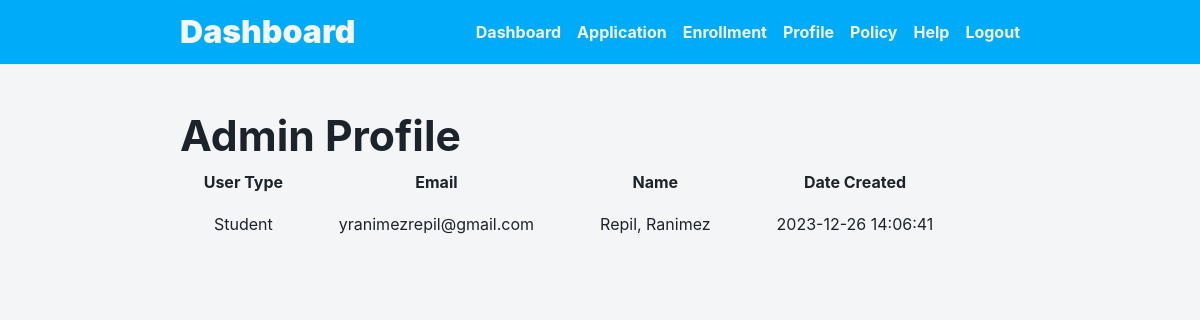
The page /src/modules/dashboard/admin_profile.php (signed in) on the database as committed earlier.
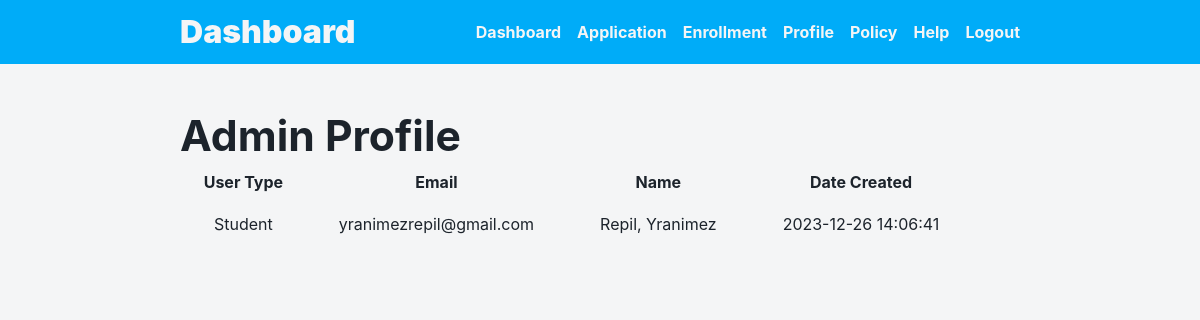
The same page on the database as committed later.
### tables this page shows
CREATE TABLE `users` (
  `User_ID` bigint(20) NOT NULL,
  `First_Name` varchar(100) NOT NULL,
  `Last_Name` varchar(100) NOT NULL,
  `Email` varchar(255) NOT NULL,
  `Password` varchar(255) NOT NULL,
  `User_Type` enum('Student','Administrator','','') NOT NULL DEFAULT 'Student',
  `Date_Created` timestamp NOT NULL DEFAULT current_timestamp()
);

### config.php (called while the page is built, shortened)
<?php
$_C2_style_css = '../../../style.css';
$_C2_button_css = '../../css/button.css';
$_C2_forms_css = '../../css/forms.css';
$_C2_icon_css = '../../css/icon.css';
$_C2_module_css = '../../css/module.css';
$_C2_navbar_css = '../../css/navbar.css';

### src/process/session.php (called while the page is built, shortened)
<?php
if (isset($_SESSION['user_id'])) {
    $sql = "SELECT * FROM users WHERE User_ID = {$_SESSION['user_id']}";
    $result = $mysqli->query($sql);
    $user = $result->fetch_assoc();
}

### src/modules/dashboard/admin_profile.php (the view, shortened to what this page needs)
<?php include '../../../config.php'; ?>
<?php include $_C2_session_php; ?>
<!DOCTYPE html>
<html lang="en">
<head>
    <link rel="stylesheet" href="<?php echo $_C2_style_css; ?>">
    <link rel="stylesheet" href="<?php echo $_C2_module_css; ?>">
    <link rel="stylesheet" href="<?php echo $_C2_button_css; ?>">
    <link rel="stylesheet" href="<?php echo $_C2_icon_css; ?>">
    <link rel="stylesheet" href="<?php echo $_C2_navbar_css; ?>">
    <link rel="stylesheet" href="<?php echo $_C2_forms_css; ?>">
</head>
<body>
    <?php if(isset($user)): ?>
    <section class="adminprofile1 container">
        <h1>Admin Profile</h1>
        <table>
            <tbody>
                <th>User Type</th>
                <th>Email</th>
                <th>Name</th>
                <th>Date Created</th>
                    <tr>
                        <td><?php echo $user['User_Type']?></td>
                        <td><?php echo $user['Email']?></td>
                        <td><?php echo $user['Last_Name'], ', ', $user['First_Name']?></td>
                        <td><?php echo $user['Date_Created']?></td>
            </tbody>
        </table>
    </section>
    <?php else: ?>
    <?php endif; ?>
</body>
</html>

Rows that differ between the two databases and show on the page:
changed users "Student": First_Name "Ranimez" → "Yranimez"
